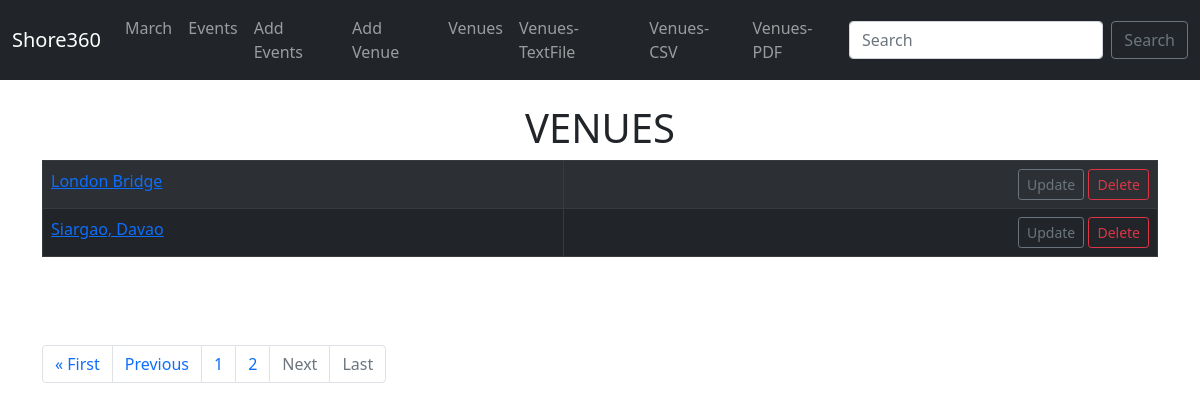
/list_venues/?page=2, run on an earlier commit of the app's database.
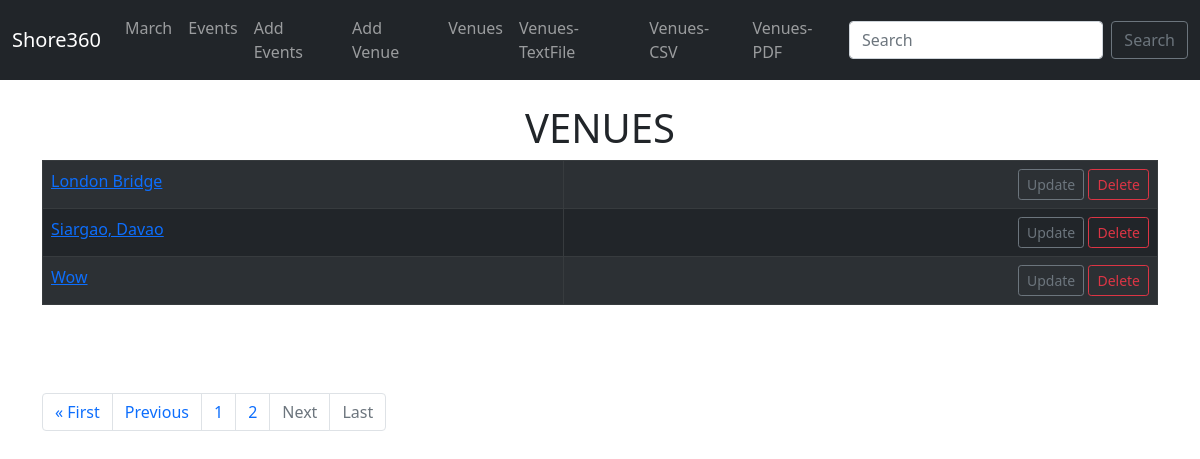
And on a later commit of the database.
### events/models.py (models this page shows)
class Venue(models.Model):
    name = models.CharField('Venue Name', max_length=120)
    address = models.CharField(max_length=300)
    zip_code = models.CharField('Zip Code', max_length=20)
    phone = models.CharField('Contact Phone',max_length=20, blank=True)
    web = models.URLField('Website Address', blank=True)
    email_address = models.EmailField('Email Address', blank=True)
    def __str__(self):
        return self.name

### events/views.py (the view)
# urls.py: path('list_venues/', views.list_venues, name = 'list-venues'),
def list_venues(request):
	p = Paginator(Venue.objects.all(), 3)
	page = request.GET.get('page')
	venues = p.get_page(page)
	nums = "a" * venues.paginator.num_pages
	return render(request,'events/venue.html',
	       {#'venue_list': venue_list,
	 		'venues': venues,
			 'nums':nums
			})

### events/templates/events/venue.html (shortened to what this page needs)
{% extends 'events/base.html' %}
{% block content %}
    <center>
        <h1>VENUES</h1>
        <table class="table table-striped table-dark table-hover table-bordered" >
        {% for venue in venues %}
            <tr>
                <td ><a href="{% url 'show-venue' venue.id %}">{{ venue }} </a> </td>
                <td align="right">
                    <a class="btn btn-outline-secondary btn-sm" href="{% url 'update-venue' venue.id %}">Update </a>
                    <a class="btn btn-outline-danger btn-sm" href="{% url 'delete-venue' venue.id %}">Delete </a>
                </td>
            </tr>
        {% endfor %}
        </table>
        <br/>
        <br/>
        <br/>
        <nav aria-label="...">
            <ul class="pagination">
        {% if venues.has_previous %}
            <li class="page-item"><a class="page-link" href="?page=1">&laquo First</a></li>
            <li class="page-item"><a class="page-link" href="?page={{ venues.previous_page_number }}">Previous</a></li>
        {% endif %}
        {% for i in nums %}
                <li class="page-item"><a class="page-link" href="?page={{ forloop.counter }}">{{ forloop.counter }}</a></li>
        {% endfor %}
        {% if venues.has_next %}
            <li class="page-item"><a class="page-link"  href="?page={{ venues.next_page_number }}">Next</a></li>
            <li class="page-item"><a class="page-link"  href="?page={{ venues.paginator.num_pages }}">Last &raquo</a></li>
        {% else %}
            <li class="page-item disabled">
                <a class="page-link">Next</a></li>
            <li class="page-item disabled">
                <a class="page-link">Last</a>
            </li>
        {% endif %}
            </ul>
        </nav>
    </center>
{% endblock %}

What changed in the data, as far as the page shows it:
added Venue: name "Wow"
